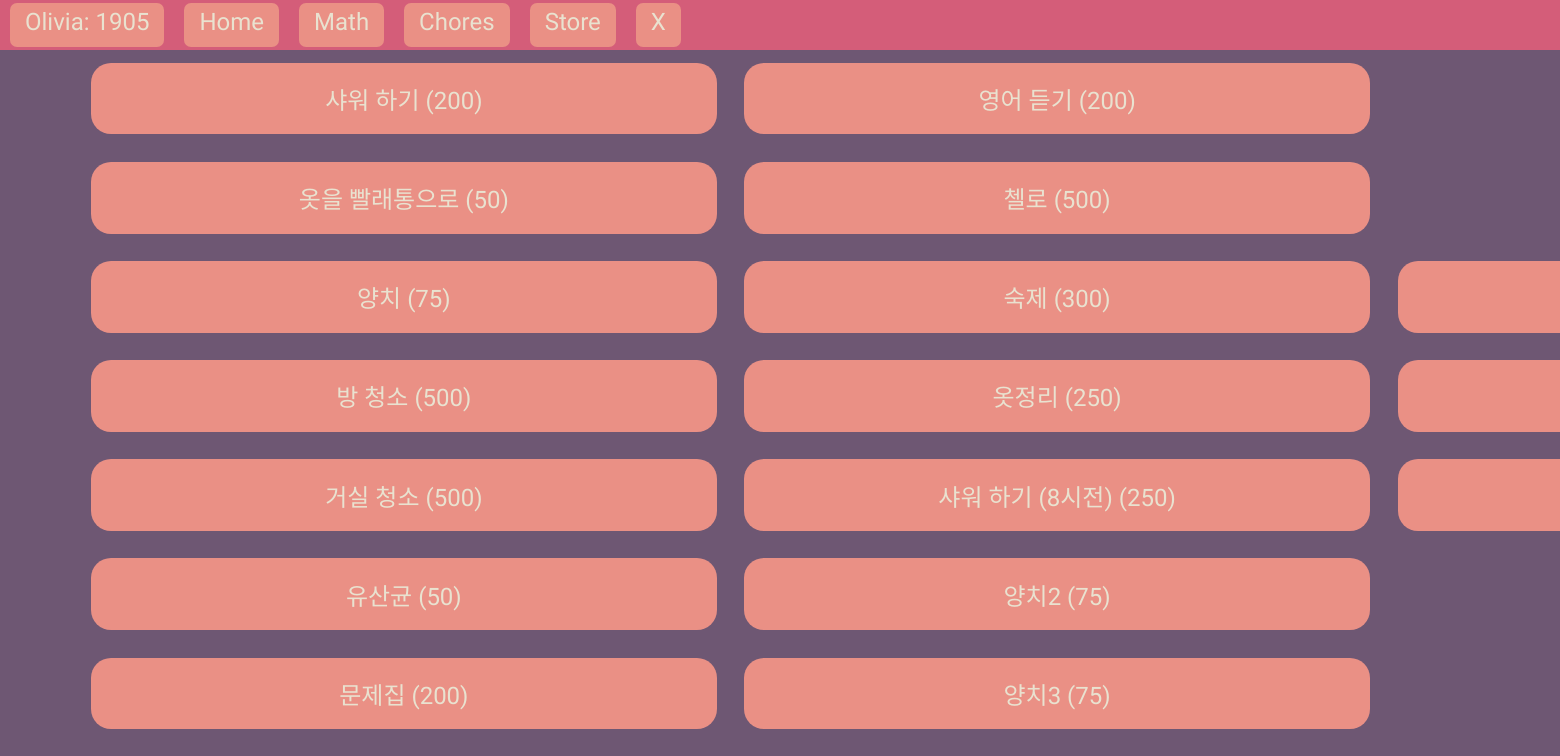
The page /chores/ (signed in) on the database its author committed.
### users/models.py (models this page shows, shortened)
class Score(models.Model):
    user = models.OneToOneField(User, on_delete = models.CASCADE)
    score = models.IntegerField(default = 0)

### chores/models.py (models this page shows, shortened)
class Chore(models.Model):
    name = models.CharField(max_length = 250)
    score = models.IntegerField()
    description = models.CharField(max_length = 1000)
    user_assign = models.ManyToManyField(User)
    image = models.ImageField(upload_to='chore_images', default='cat.png')
    show_by_image = models.BooleanField(default=False)
    def __str__(self):
        return self.name

### chores/views.py (the view, shortened to what this page needs)
# urls.py: path('', views.chores, name = 'chores')
def chores(request):
    chores = Chore.objects.all()
    available_chores = []
    for chore in chores:
        if request.user in  chore.user_assign.all():
            log = request.user.log_chore.filter(chore_name = chore, done_time__date=timezone.now())
            if len(log):
                pass
            else:
                available_chores.append(chore)
    context = {"chores": available_chores}
    return render(request, 'chores/chores.html', context)

### chores/templates/chores/chores.html (shortened to what this page needs)
{% extends 'mainPage/base.html' %}
{% block content %}
{% load static %}
<link rel="stylesheet" type="text/css" href="{% static "chores/chores.css" %}">
	<div id="container">
		{% for chore in chores %}
                        {% if chore.show_by_image %}
                        <div class="choreBox" id='{{ chore.id }}'>
                        </div>
                        {% else %}
                        <div class="choreBox" id='{{ chore.id }}'>
                                {{ chore }} ({{ chore.score }})
                        </div>
                        {% endif %}
		{% endfor %}
	</div>
{% endblock content %}

### mainPage/templates/mainPage/base.html (shortened to what this page needs)
<html>
<head>
    {% load static %}
    <link rel="stylesheet" type="text/css" href="{% static "mainPage/base.css" %}">
</head>
<body>
    <div id="nav-bar">
        <div class="nav-button">
            {{ user }}: <span id="user_score_base">{{ user.score.score }}
        </div>
        <a href="{% url 'home' %}" class="nav-button">Home</a>
        <a href="{% url 'mathPage' %}" class="nav-button">Math</a>
        <a href="{% url 'chores' %}" class="nav-button">Chores</a>
        <a href="{% url 'store' %}" class="nav-button">Store</a>
        <a href="{% url 'logout' %}" class="nav-button">X</a>
    </div>
    {% block content %}
    {% endblock content %}
</body>
</html>

### mainPage/static/mainPage/base.css (style rules this page uses)
* { margin: 0; padding: 0; }
* { box-sizing: border-box; }
html { font-family: 'Do Hyeon', sans-serif; }
a { text-decoration: none; color: black; }
#nav-bar { background-color: #d45d79; width: 100%; height: 50px; display: flex; align-content: flex-start; position: fixed; top: 0; left: 0; font-size: 1.5em; }
.nav-button { text-decoration: none; border-radius: 7px; padding: 5px 15px; background-color:#ea9085; color: #e9e2d0; margin: 3px 10px; }

### chores/static/chores/chores.css (style rules this page uses)
body { width: 99%; height: 99%; display: flex; align-items: center; justify-content: center; background-color: #6e5773; }
#container { width: 90%; height: 90%; display: flex; align-items: center; justify-content: center; flex-direction: column; flex-wrap: wrap; }
.choreBox { border: none; width: 45%; height: 10%; display: flex; align-items: center; justify-content: center; margin: 1%; border-radius: 20px; background-color: #ea9085; font-size: 1.5em; color: #e9e2d0; }

### rows shown on the page
Chore: name "샤워 하기", score "200"
Chore: name "옷을 빨래통으로", score "50"
Chore: name "양치", score "75"
Chore: name "방 청소", score "500"
Chore: name "거실 청소", score "500"
Chore: name "유산균", score "50"
Chore: name "문제집", score "200"
Chore: name "영어 듣기", score "200"
Chore: name "첼로", score "500"
Chore: name "숙제", score "300"
Chore: name "옷정리", score "250"
Chore: name "샤워 하기 (8시전)", score "250"
Chore: name "양치2", score "75"
Chore: name "양치3", score "75"

### other values the page prints
{{ user }} "Olivia"
{{ user.score.score }} "1905"
